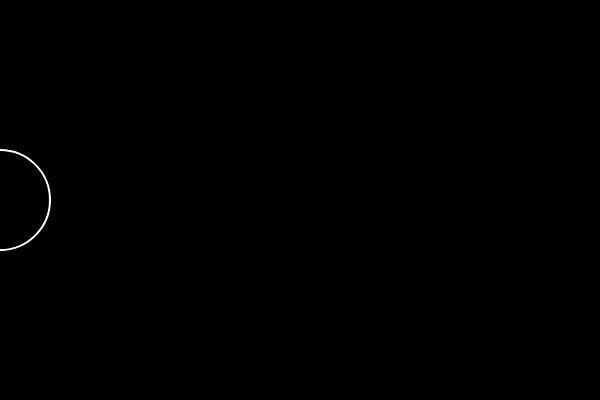
Frame 1 (no input)
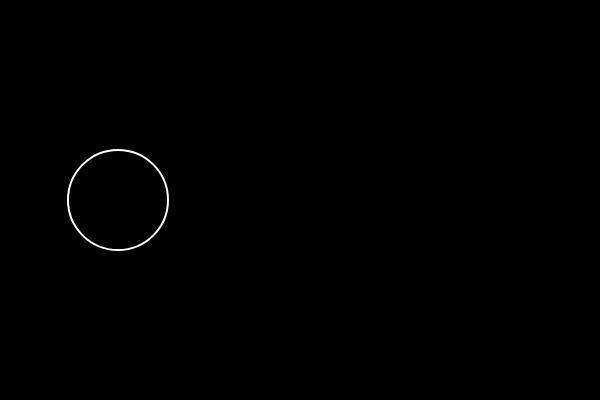
Frame 60 (no input)
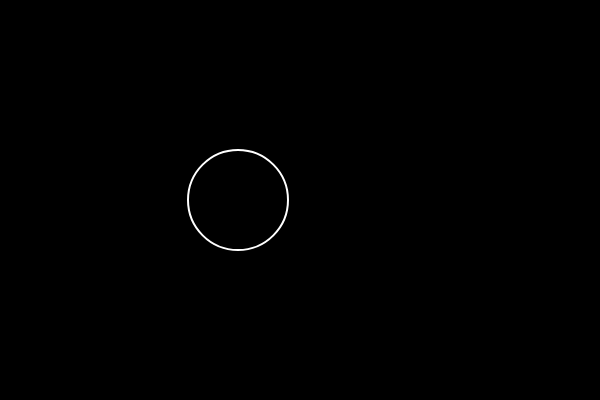
Frame 120 (the mouse pressed at the canvas centre since frame 60)

The p5.js sketch that drew these frames (run headless with seeded random() and noise() and a simulated clock; from frame 60 on, the mouse is pressed at the canvas centre):

// p5.js sketch
// ── sketch.js
let x = 0;
let speedX = 2;

function setup(){
    createCanvas(600, 400);
}

function draw(){
    background(0);

    stroke(255);
    strokeWeight(2);
    noFill();
    ellipse(x, 200, 100);

    if(x > width || x < 0) {
        speedX = speedX * -1;
    }

    x += speedX;
}
